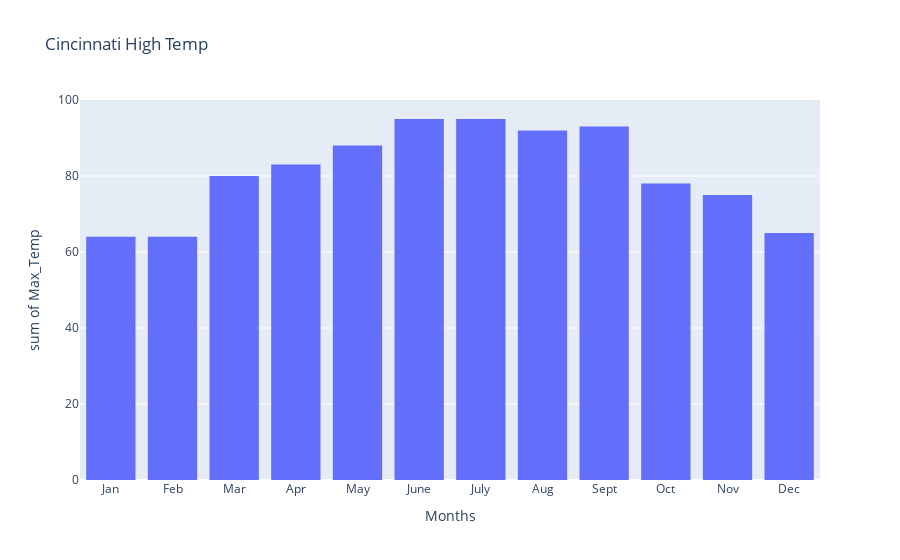

Notebook cell for this chart:
### Code cell
px.histogram(Cinci_Monthly_High, x='Months', y='Max_Temp', title='Cincinnati High Temp', nbins=14)

### Figure 1 — Plotly figure (JSON) as saved in the notebook; plotly's stock layout.template omitted (floating-point values rounded to 4 significant figures)
{"data": [{"alignmentgroup": "True", "bingroup": "x", "histfunc": "sum", "hovertemplate": "Months=%{x}<br>sum of Max_Temp=%{y}<extra></extra>", "legendgroup": "", "marker": {"color": "#636efa", "pattern": {"shape": ""}}, "name": "", "nbinsx": 14, "offsetgroup": "", "orientation": "v", "showlegend": false, "type": "histogram", "x": ["Jan", "Feb", "Mar", "Apr", "May", "June", "July", "Aug", "Sept", "Oct", "Nov", "Dec"], "xaxis": "x", "y": [64, 64, 80, 83, 88, 95, 95, 92, 93, 78, 75, 65], "yaxis": "y"}], "layout": {"barmode": "relative", "legend": {"tracegroupgap": 0}, "title": {"text": "Cincinnati High Temp"}, "xaxis": {"anchor": "y", "domain": [0, 1], "title": {"text": "Months"}}, "yaxis": {"anchor": "x", "domain": [0, 1], "title": {"text": "sum of Max_Temp"}}}}
